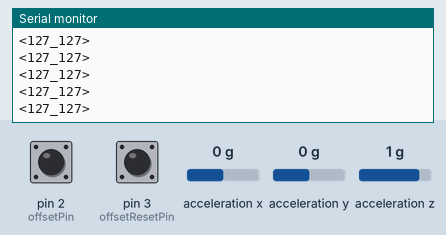
Simulated run of this sketch. Board: Arduino Uno, built with avr-gcc and run on an emulated ATmega328P. Parts: the last lines printed to the serial monitor. Wiring (inferred from the names in the program): ADXL345 accelerometer at I2C address 0x53. The test bench sets the inputs (shaded band); at power-on: acceleration x 0 g, pin 2 (offsetPin) LOW, acceleration y 0 g, pin 3 (offsetResetPin) LOW, acceleration z 1 g.

Above: at 5.4 s.
5.5 s: acceleration x set to -1.4 g
At 6.4 s:
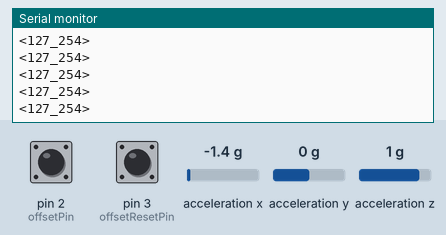
7.0 s: pin 2 (offsetPin) pulled HIGH for 0.15 s
At 8.1 s:
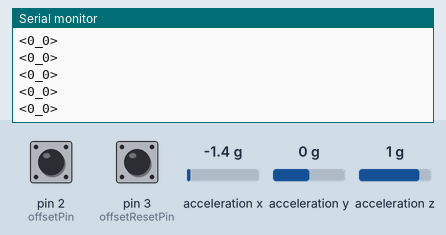
8.6 s: acceleration y set to -1.4 g
At 9.5 s:
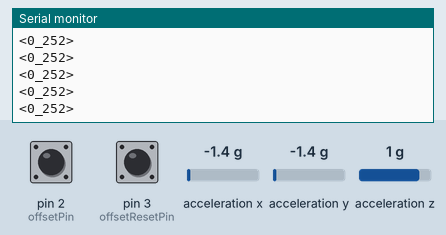
10.1 s: pin 3 (offsetResetPin) pulled HIGH for 0.15 s
At 10.8 s:
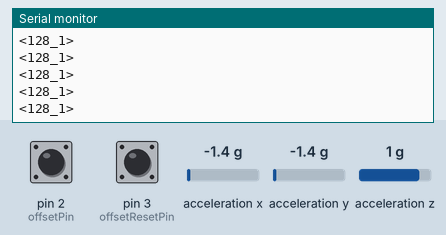
11.7 s: acceleration y set to -0.8 g
At 12.8 s:
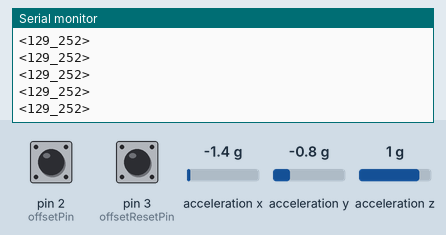
14.7 s: acceleration z set to -1.4 g
At 15.8 s:
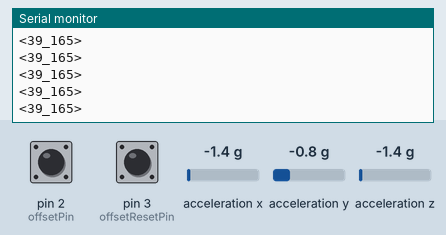
Timing chart, 0 to 17.2 s (numbered marks = the images above; inputs shaded):
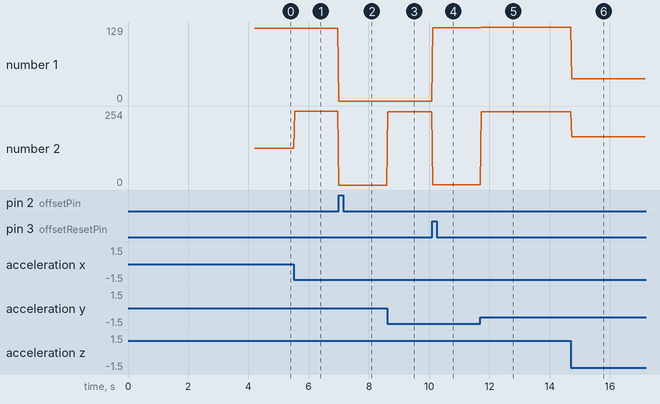

The sketch:

BT-rgb-accelerometer.ino
```cpp
// Seth Donohue - RGB LED controlled by 3axis tilt of ADXL345
// This is the BT Master device code to send the proper HUE and BRIGHTNESS signals to the BT Slave device.
// Written for use on two Bluno Beetls, but should work on most arduino devices if the serial is setup properly
// TODO: HOW to get axis to ZERO out so this MASTER device can be place on any surface, be
// TODO: MOVE ALL FastLED code to slave file, BT-rgb-led.ino
// TODO: ADD serial write to send a chunk of data to Slave device
//        - ref: uttp://www.martyncurrey.com/arduino-to-arduino-by-bluetooth/

// DONE: ADD toggle input to allow adustment of axis individually.
//      - may need  different buttons? Answer: Yup.
//      - Can use one button to cycle through and show a signal LED that tells which axis you are adjusting
//        - OR have the LED's flash a count for X, Y or Z axis.
//        - Solution: USe one momentary button for X and one for Y. LED strip indicates if adustment is working or not.
// DONE: HOW? To get Z-axis to be adjustable? Answer: Not posible at this time.
// TODO: Use Z Axis and hand up-down motion to turn off an on lights?
// DONE: Use Single tap for high fives to turn LED's white quickly and fade away.
// TODO: Use Double Tap to cycle through LED patterns.

/***************************************************************/
// Controller Inputs

// Used to convert radians to degrees, set to 1/1 to keep output to radians 180/PI to show degrees
int degreeToRadControl = 180 / PI;
boolean DEBUG = false;
int UPDATES_PER_SECOND = 32;

// Axis Adjustment Toggle and pins
//int xAdjustmentAllowed = 1;
//int yAdjustmentAllowed = 1;

//const int xTogglePin = 8;
//const int yTogglePin = 9;

boolean offsetTriggered = false;
const int offsetPin = 2;
const int offsetResetPin = 3;

// Accelerometer declarations and imports
#include <Wire.h> //Call the I2C library built in Arduino
#include <SparkFun_ADXL345.h> // SparkFun ADXL345 Library

// TODO: Is the below needed or does Wire do the same thing?
ADXL345 adxl = ADXL345(); // USE FOR I2C COMMUNICATION

//Set the address of the register
#define Register_ID 0
#define Register_2D 0x2D
#define Register_X0 0x32
#define Register_X1 0x33
#define Register_Y0 0x34
#define Register_Y1 0x35
#define Register_Z0 0x36
#define Register_Z1 0x37

int ADXAddress = 0x53; //I2C address
int X0, X1, X_out;
int Y0, Y1, Y_out;
int Z1, Z0, Z_out;
double Xg, Yg, Zg;
double Xangle, Yangle, Zangle;
double Xangle90, Yangle90, Zangle90;
double Xused, Yused, Zused;
double Xoffset, Yoffset, Zoffset;
int BRIGHTNESS;
int singleHUE;


// Calculating radians and then converting to degrees with atan(param) * (180/PI);
// if degreeControl i 1/1 result in radians.
//    adding 1.5 radians to end to make range from 0rad to 3.14 rad instead of -1.5rad to 1.5rad

double X_angle(double Xg, double Yg, double Zg, int degreeControl)
{
  return (atan(Xg / (sqrt((Yg * Yg) + (Zg * Zg)))) * degreeControl);
}

double Y_angle(double Xg, double Yg, double Zg, int degreeControl)
{
  return (atan(Yg / (sqrt((Xg * Xg) + (Zg * Zg)))) * degreeControl);
}

double Z_angle(double Xg, double Yg, double Zg, int degreeControl)
{
  return (atan(Zg / (sqrt((Yg * Yg) + (Xg * Xg)))) * degreeControl);
}

/**************************************************************************/
void setup()
{
  delay(3000); // power-up safety delay

  //initialize the X-toggle pin as input
  // pinMode(xTogglePin, INPUT);
  //initialize the Y-toggle pin as input
  // pinMode(yTogglePin, INPUT);

  pinMode(offsetPin, INPUT);
  pinMode(offsetResetPin, INPUT);

  Serial.begin(115200); //Set the baud rate of serial monitor

  if (DEBUG)
  {
    Serial.print("Serial started at: ");
    Serial.println(115200);
  }

  //ADXL345
  delay(100);
  Wire.begin(); //Initialize I2C
  delay(100);
  Wire.beginTransmission(ADXAddress);
  Wire.write(Register_2D);
  Wire.write(8);
  Wire.endTransmission();

  if (DEBUG) {
    Serial.println(__FILE__);
    Serial.println(__DATE__);
    Serial.print("Updates / Sec: ");
    Serial.println(UPDATES_PER_SECOND);

    Serial.println("Accelerometer Test ");
    Serial.print("Degree to Radian Control set to: ");
    Serial.println(degreeToRadControl);
  }

  // -------------- TAP Detection Setup --------------
  adxl.powerOn(); // Power on the ADXL345

  adxl.setRangeSetting(16); // Give the range settings
                            // Accepted values are 2g, 4g, 8g or 16g
                            // Higher Values = Wider Measurement Range
                            // Lower Values = Greater Sensitivity

  adxl.setSpiBit(0); // Configure the device to be in 4 wire SPI mode when set to '0' or 3 wire SPI mode when set to 1
                     // Default: Set to 1
                     // SPI pins on the ATMega328: 11, 12 and 13 as reference in SPI Library

  adxl.setActivityXYZ(1, 0, 0);  // Set to activate movement detection in the axes "adxl.setActivityXYZ(X, Y, Z);" (1 == ON, 0 == OFF)
  adxl.setActivityThreshold(75); // 62.5mg per increment   // Set activity   // Inactivity thresholds (0-255)

  adxl.setInactivityXYZ(1, 0, 0);  // Set to detect inactivity in all the axes "adxl.setInactivityXYZ(X, Y, Z);" (1 == ON, 0 == OFF)
  adxl.setInactivityThreshold(75); // 62.5mg per increment   // Set inactivity // Inactivity thresholds (0-255)
  adxl.setTimeInactivity(5);      // How many seconds of no activity is inactive?

  adxl.setTapDetectionOnXYZ(0, 0, 1); // Detect taps in the directions turned ON "adxl.setTapDetectionOnX(X, Y, Z);" (1 == ON, 0 == OFF)

  // Set values for what is considered a TAP and what is a DOUBLE TAP (0-255)
  adxl.setTapThreshold(50);     // 62.5 mg per increment
  adxl.setTapDuration(15);      // 625 μs per increment
  adxl.setDoubleTapLatency(80); // 1.25 ms per increment
  adxl.setDoubleTapWindow(200); // 1.25 ms per increment

  // Set values for what is considered FREE FALL (0-255)
  adxl.setFreeFallThreshold(7); // (5 - 9) recommended - 62.5mg per increment
  adxl.setFreeFallDuration(30); // (20 - 70) recommended - 5ms per increment

  // Setting all interupts to take place on INT1 pin
  //adxl.setImportantInterruptMapping(1, 1, 1, 1, 1);     // Sets "adxl.setEveryInterruptMapping(single tap, double tap, free fall, activity, inactivity);"
  // Accepts only 1 or 2 values for pins INT1 and INT2. This chooses the pin on the ADXL345 to use for Interrupts.
  // This library may have a problem using INT2 pin. Default to INT1 pin.

  // Turn on Interrupts for each mode (1 == ON, 0 == OFF)
  adxl.InactivityINT(1);
  adxl.ActivityINT(1);
  adxl.FreeFallINT(1);
  adxl.doubleTapINT(1);
  adxl.singleTapINT(1);
  delay(1000);
}
/***************************************************************************/
void loop() // run over and over again
{
  // -------------- RGB-Accelerometer Control Main Program --------------
  // X-Axis reading...
  Wire.beginTransmission(ADXAddress);
  Wire.write(Register_X0);
  Wire.write(Register_X1);
  Wire.endTransmission();
  Wire.requestFrom(ADXAddress, 2);
  if (Wire.available() <= 2)
    ;
  {
    X0 = Wire.read();
    X1 = Wire.read();
    X1 = X1 << 8;
    X_out = X0 + X1;
  }

  // Y-Axis reading...
  Wire.beginTransmission(ADXAddress);
  Wire.write(Register_Y0);
  Wire.write(Register_Y1);
  Wire.endTransmission();
  Wire.requestFrom(ADXAddress, 2);
  if (Wire.available() <= 2)
    ;
  {
    Y0 = Wire.read();
    Y1 = Wire.read();
    Y1 = Y1 << 8;
    Y_out = Y0 + Y1;
  }
  // Z-Axis reading...
  Wire.beginTransmission(ADXAddress);
  Wire.write(Register_Z0);
  Wire.write(Register_Z1);
  Wire.endTransmission();
  Wire.requestFrom(ADXAddress, 2);
  if (Wire.available() <= 2)
    ;
  {
    Z0 = Wire.read();
    Z1 = Wire.read();
    Z1 = Z1 << 8;
    Z_out = Z0 + Z1;
  }

  //Convert the output result into the acceleration g, accurate to 2 decimal points.
  Xg = X_out / 1.00;
  Yg = Y_out / 1.00;
  Zg = Z_out / 1.00;

  Xangle = X_angle(Xg, Yg, Zg, degreeToRadControl);
  Yangle = Y_angle(Xg, Yg, Zg, degreeToRadControl);
  Zangle = Z_angle(Xg, Yg, Zg, degreeToRadControl);

  // Xused = Xused + 90.0;
  // Yused = Yused + 90.0;

  Xangle = Xangle + 90.0;
  Yangle = Yangle + 90.0;

  // Read the state of the toggle pins and check if the buttons are pressed
  // if it is the state is HIGH
  // if (digitalRead(xTogglePin) == HIGH) { // TODO: ASK; Can we use Tap Detection here instead of button input?
    // RGB STRIP Hue setting based on X-Axis ONLY
  // }

  // if (digitalRead(yTogglePin) == HIGH) {
    // RGB STRIP BRIGHTNESS setting based on Y-Axis ONLY
  // }

  // TODO: ADD functionality to set an oreientation offset for when the adxl345 is to be mounted on a non-level surface,
  // and offset button is pressed.
  // if button pressed

  // Convert to 360 degrees using sign of Z_out and hemispheres of Xangle.
  if (Z_out < 0){
    Xused = 360 - Xangle;
    Yused = 360 - Yangle;
  } else {
    Xused = Xangle;
    Yused = Yangle;
  }

  if (digitalRead(offsetResetPin) == HIGH)
  {
    offsetTriggered = false;
    Xoffset = 0.0;
    Yoffset = 0.0;
  }
  if (digitalRead(offsetPin) == HIGH)
  {
    offsetTriggered = true;
    // Setting offset to Xangle as Xangle never goes over 180.
    Xoffset = Xused;
    Yoffset = Yused;
  }

  // Offset Calcs
  if (offsetTriggered == true)
  {
    Xused = Xused - Xoffset;
    Yused = Yused - Yoffset;
  }

  if (Xused < 0)
  {
    Xused = Xused + 360;
  }

  if (Yused < 0)
  {
    Yused = Yused + 360;
  }

  // Brightness Calcs depending on where we are in 360 range.
  // Cutting in half because the user should only rotate through
  // 180degrees and not 360 degrees.

  if(Xused > 180){
    singleHUE = (255 * ((360 - Xused) / 180));
  } else {
    singleHUE = (255* (Xused / 180));
  }

  if(Yused > 180){
    BRIGHTNESS = (255 * ((360 - Yused) / 180));
  } else {
    BRIGHTNESS = (255* (Yused / 180));
  }

  // RGB STRIP
  // TODO: ADD; This is where we need to SEND a signla over Serial to the Slave device
  //        then we can run the fillAllLEDs on the Slave device code, not here.
  //        We may want to actually send the message at the END of the main loop as we can
  //        send more info that way, if it is a flash, or a rainbox, or just a hue change, etc...
  // fillAllLEDs(singleHUE);
  // FastLED.show();
  // FastLED.setBrightness(BRIGHTNESS);
  if (DEBUG) {
     Serial.print("X_out=");
     Serial.print(X_out);
     Serial.print("\tY_out=");
     Serial.print(Y_out);
     Serial.print("\tZ_out=");
     Serial.print(Z_out);
     Serial.print("\tX=");
     Serial.print(Xangle);
     Serial.print(",");
     Serial.print(Xused);
     Serial.print(",");
     Serial.print(Xoffset);
     Serial.print("\tY=");
     Serial.print(Yangle);
     Serial.print(",");
     Serial.print(Yused);
     Serial.print(",");
     Serial.print(Yoffset);
     Serial.print("\tBrightness=");
     Serial.print(BRIGHTNESS);
     Serial.print("\tHue=");
     Serial.print(singleHUE);
     Serial.print("\toffset=");
     Serial.println(offsetTriggered);
  } else {
    // Format: "<XXX_XXX>" which can be split at underscore.
    Serial.print("<");
    Serial.print(BRIGHTNESS);
    Serial.print("_");
    Serial.print(singleHUE);
    Serial.println(">");
    // Serial.write(BRIGHTNESS);
  }

  // -------------- TAP Detection Main Program --------------
  // int x, y, z;
  // adxl.readAccel(&x, &y, &z); // Read the accelerometer values and store them in variables declared above x,y,z
  // byte interrupts = adxl.getInterruptSource();

  // Free Fall Detection
  // if (adxl.triggered(interrupts, ADXL345_FREE_FALL))
  // {
  //   Serial.println("*** FREE FALL ***");
  //   // TODO: This is where we attach data onto the message for special stuf other than just Hue or Brightness
  //   // Tracer to End of Arms.
  // }

  // Inactivity
  // if(adxl.triggered(interrupts, ADXL345_INACTIVITY)){
  //   Serial.println("*** INACTIVITY ***");
  //    // TODO: Can I use this to fade out the LED's?
  // }

  // Activity
  // if(adxl.triggered(interrupts, ADXL345_ACTIVITY)){
  //   Serial.println("*** ACTIVITY ***");
  //    // TODO: Can I use this to fade in the LED's?
  // }

  // Double Tap Detection
  // if(adxl.triggered(interrupts, ADXL345_DOUBLE_TAP)){
  //   Serial.println("*** DOUBLE TAP ***");
  //   // TODO: USE This to Cycle Through LED patterns
  //   //       - Find Pattern Library!
  //   FastLED.setBrightness(100);
  //   rainbow(5, 5);
  // }

  // Tap Detection
  // if(adxl.triggered(interrupts, ADXL345_SINGLE_TAP)){
  //   Serial.println("*** TAP ***");
  //     // DONE: Flash White, Full Brightness, then fade out
  //   whiteFlash(100, 5);
  // }

  // Adjust the value to change the refresh rate.
  delay(1000 / UPDATES_PER_SECOND);
}
```

Measured:
- after the input at 5.5 s, the serial monitor: prints a new line at once (image 1)
- after the input at 7.0 s, the serial monitor: prints a new line at once (image 2)
- after the input at 8.6 s, the serial monitor: prints a new line at once (image 3)
- after the input at 10.1 s, the serial monitor: prints a new line at once (image 4)
- after the input at 11.7 s, the serial monitor: prints a new line at once (image 5)
- after the input at 14.7 s, the serial monitor: prints a new line at once (image 6)
- plotted number 1: 127 → 0 after the input at 7.0 s, 0 → 128 after the input at 10.1 s, 128 → 129 after the input at 11.7 s, 129 → 39 after the input at 14.7 s
- plotted number 2: 127 → 254 after the input at 5.5 s, 254 → 0 after the input at 7.0 s, 0 → 252 after the input at 8.6 s, 252 → 1 after the input at 10.1 s, 252 → 165 after the input at 14.7 s
